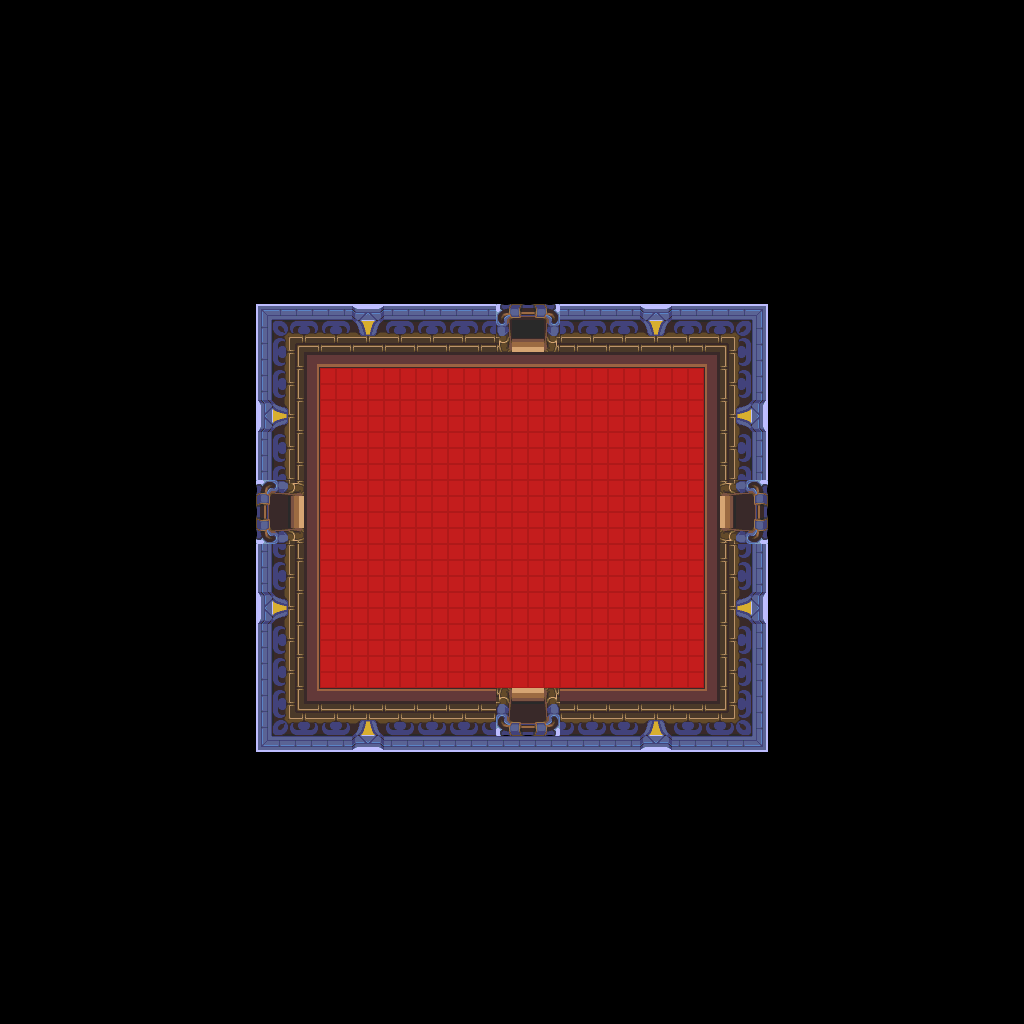

Below is a game level as drawn by its tile map, then a one-line description and the .tmx that defines it (tile-layer data replaced by summaries):
An orthogonal 64x64 tile map with 16x16 px tiles, 1 tile layer (base), 1 hidden layer not drawn.

<map version="1.10" tiledversion="1.12.1" orientation="orthogonal" renderorder="right-down" width="64" height="64" tilewidth="16" tileheight="16" infinite="0" nextlayerid="3" nextobjectid="1">
 <tileset firstgid="1" source="../classiciphone_pics4.tsx" />
 <layer id="1" name="base" width="64" height="64">
  <data>[4096 cells, 4096 non-empty, 99 distinct tile ids]</data>
 </layer>
 <layer id="2" name="collision" width="64" height="64" visible="0">
  <properties><property name="collision" value="true" /></properties>
  <data>[4096 cells, 3514 non-empty, 1 distinct tile ids]</data>
 </layer>
</map>
